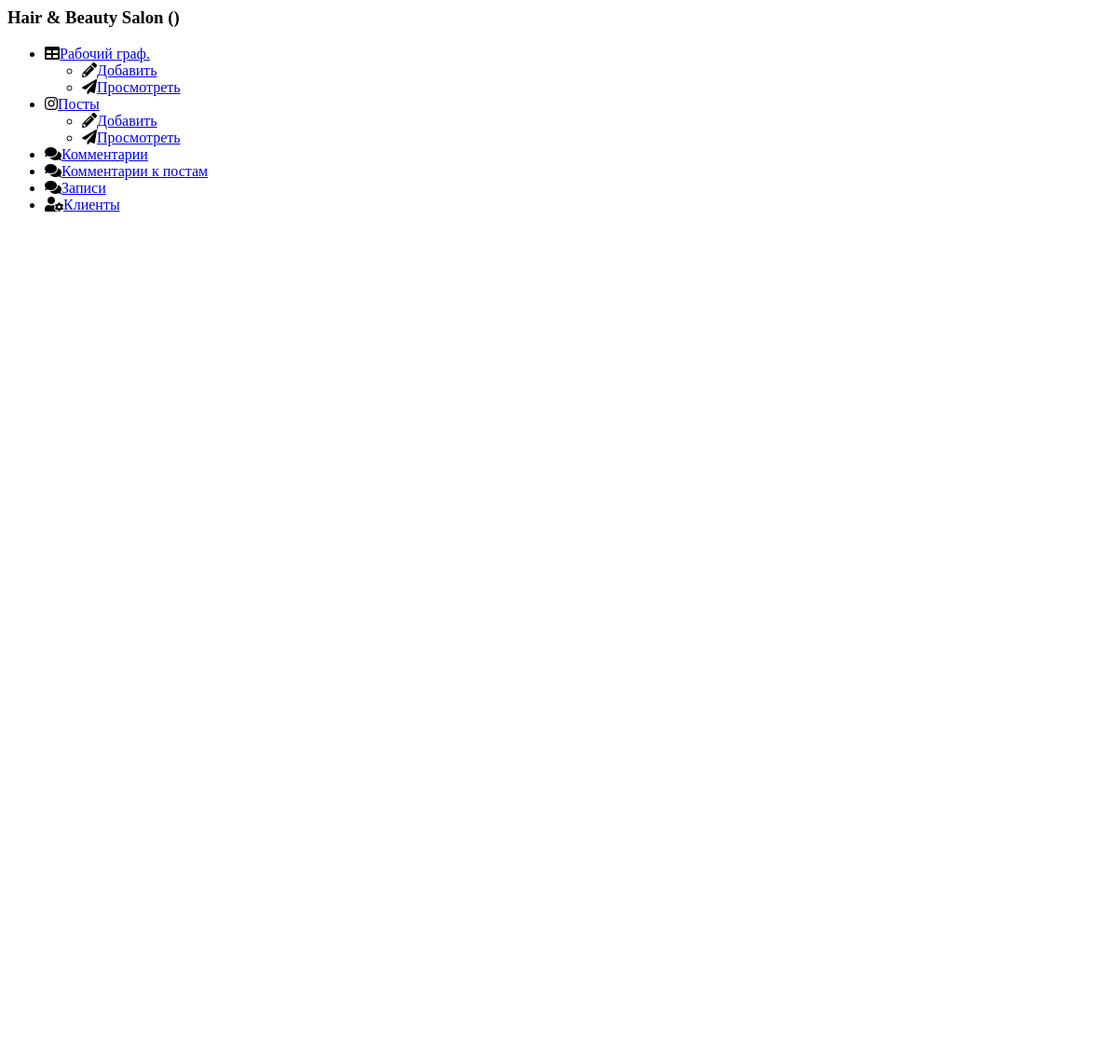
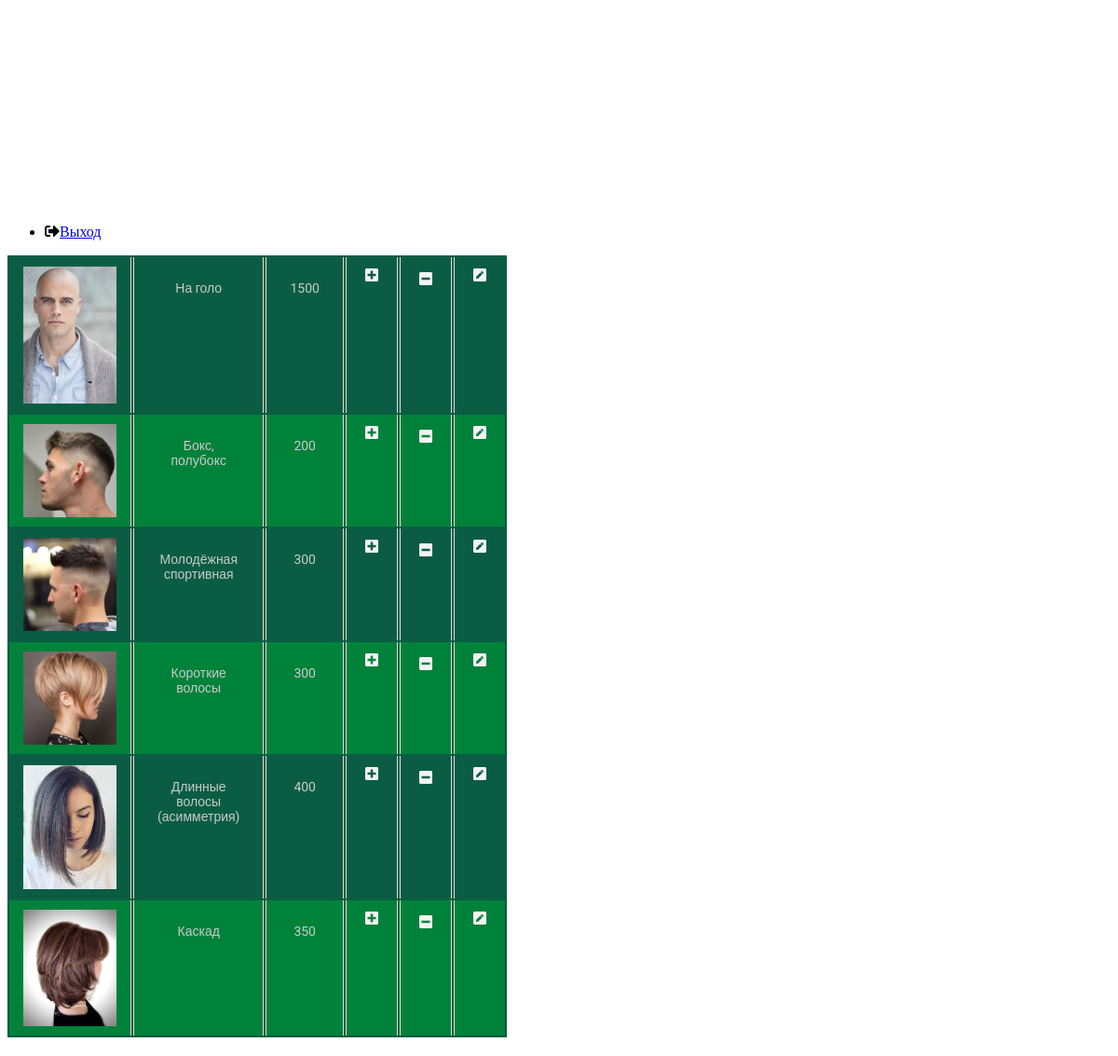
Page /haircuts/index.php on the committed database (2 pictures, top to bottom).
### tables this page shows
CREATE TABLE `haircuts` (
  `id` int(11) NOT NULL,
  `title` varchar(255) NOT NULL,
  `price` int(255) NOT NULL,
  `image` varchar(255) NOT NULL,
  `service_id` int(11) NOT NULL
);

### haircuts/index.php (called while the page is built)
<?php
include $_SERVER['DOCUMENT_ROOT'] . '/bootstrap.php';
$haircuts = $dataHair->getAllHaircuts();
include $_SERVER['DOCUMENT_ROOT'] . '/haircuts/haircuts.view.php';

### BD/Connect.php (called while the page is built, shortened)
<?php
class Connect
{
    public static function make($conn)
    {
        return new PDO(
            'mysql:host=' . $conn['host'] . ';dbname=' . $conn['dbname'],
            $conn['login'],
            $conn['password'],
            $conn['options']
        );
    }
}

### bootstrap.php (called while the page is built, shortened)
<?php
include $_SERVER['DOCUMENT_ROOT'] . '/BD/Connect.php';
include $_SERVER['DOCUMENT_ROOT'] . '/APP/Models/Haircuts.php';
$dataHair = new Haircuts(Connect::make(CONN));

### APP/Models/Haircuts.php (called while the page is built, shortened)
<?php
class Haircuts
{
    protected $pdo;
    public function __construct(PDO $pdo)
    {
        $this->pdo = $pdo;
    }
    public function getAllHaircuts()
    {
        $stmt = $this->pdo->query('SELECT haircuts.*, services.title as titleService, services.id as servicesID FROM haircuts
                            inner join services on haircuts.service_id = services.id');
        return $stmt->fetchAll();
    }
}

### haircuts/haircuts.view.php (the view, shortened to what this page needs)
<?php
include $_SERVER['DOCUMENT_ROOT'] . '/templates/navbar.admin.php'; ?>
<link rel="stylesheet" href="/css/tableAdmin.css">
<div class="main">
    <table class="table">
        <tbody>
        <?php foreach ($haircuts as $hair): ?>
            <tr>
                <td><img style="width: 100px;" src="../img/<?= $hair->image ?>" alt="img" class="imgCards">
                </td>
                <td style="padding: 25px"><?= $hair->title ?></td>
                <td style="padding: 25px"><?= $hair->price ?></td>
                <td><a class="subscribe" href="/haircuts/new.php"><i class="fas fa-plus-square"></i></a></td>
                <td>
                    <form action="/haircuts/deleteHair.php" method="post">
                        <button class="subscribe" name="delete"
                                onclick="return confirm('Вы действительно хотите удалить услугу?');">
                            <i class="fas fa-minus-square"></i>
                        </button>
                    </form>
                </td>
                <td><a class="subscribe" href="/haircuts/edit.php?id=<?= $hair->id ?>"><i class="fas fa-pen-square"></i></a>
                </td>
            </tr>
        <?php endforeach; ?>
        </tbody>
    </table>
</div>

### templates/navbar.admin.php (shortened to what this page needs)
<?php session_start();
$user = isset($_SESSION['auth']) && $_SESSION['auth'] ? json_decode($_SESSION['user']) : false;
?>
<link rel="stylesheet" href="https://use.fontawesome.com/releases/v5.8.1/css/all.css">
<link rel="stylesheet" href="/css/navbarAdmin.scss">
<div class="container">
    <div class="card">
        <div class="header">
            <h3>Hair & Beauty Salon (<?= $user->login ?>)</h3>
        </div>
        <div class="body">
            <ul>
                <li><i class="fas fa-table icon"></i><a href="/timetables/index.php">Рабочий граф.</a>
                    <ul>
                        <li><i class="fas fa-pencil-alt icon"></i><a href="/timetables/new.php">Добавить</a></li>
                        <li><i class="fas fa-paper-plane icon"></i><a href="/timetables/index.php">Просмотреть</a>
                        </li>
                    </ul>
                </li>
                <li><i class="fab fa-instagram icon"></i><a href="/posts/index.php">Посты</a>
                    <ul>
                        <li><i class="fas fa-pencil-alt icon"></i><a href="/posts/new.php">Добавить</a></li>
                        <li><i class="fas fa-paper-plane icon"></i><a href="/posts/index.php">Просмотреть</a></li>
                    </ul>
                </li>
                <li><i class="fas fa-comments icon"></i><a href="/comments/index.php">Комментарии</a>
                <li><i class="fas fa-comments icon"></i><a href="/posts/indexCommentPost.php">Комментарии к постам</a>
                <li><i class="fas fa-comments icon"></i><a href="/recordings/index.php">Записи</a></li>
                <li><i class="fas fa-user-cog icon"></i><a href="/customers/index.php">Клиенты</a>
                <li style="margin-top: 100%"><i class="fas fa-sign-out-alt"></i><a href="/index.php">Выход</a></li>
            </ul>
        </div>
    </div>
</div>

### css/tableAdmin.css (style rules this page uses)
.table { width: 40%; border: none; margin-bottom: 20px; font-family: 'Roboto', sans-serif; background: #0a5d43; color: #cacaca; }
.table tbody td { text-align: center; border-left: 1px solid #ddd; border-right: 1px solid #ddd; padding: 10px 15px; font-size: 14px; vertical-align: top; }
.table thead tr th:first-child, .table tbody tr td:first-child { border-left: none; }
.table thead tr th:last-child, .table tbody tr td:last-child { border-right: none; }
.table tbody tr:nth-child(even) { background-color: #00823a; }
.subscribe { color: #f4f4f4; font-size: 16px; padding: 5px; cursor: pointer; }
button { padding: 0; border: none; font: inherit; color: inherit; background-color: transparent; cursor: pointer; }

### rows in the picture
haircuts: image (picture), title "На голо", price "1500"
haircuts: image (picture), title "Бокс, полубокс", price "200"
haircuts: image (picture), title "Молодёжная спортивная", price "300"
haircuts: image (picture), title "Короткие волосы", price "300"
haircuts: image (picture), title "Длинные волосы (асимметрия)", price "400"
haircuts: image (picture), title "Каскад", price "350"
